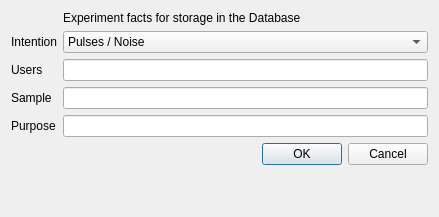
<?xml version="1.0" encoding="UTF-8"?>
<ui version="4.0">
 <class>Dialog</class>
 <widget class="QDialog" name="Dialog">
  <property name="geometry">
   <rect>
    <x>0</x>
    <y>0</y>
    <width>439</width>
    <height>217</height>
   </rect>
  </property>
  <property name="windowTitle">
   <string>Dialog</string>
  </property>
  <layout class="QFormLayout" name="formLayout">
   <item row="7" column="1">
    <widget class="QDialogButtonBox" name="buttonBox">
     <property name="orientation">
      <enum>Qt::Horizontal</enum>
     </property>
     <property name="standardButtons">
      <set>QDialogButtonBox::Cancel|QDialogButtonBox::Ok</set>
     </property>
    </widget>
   </item>
   <item row="6" column="0">
    <widget class="QLabel" name="label_4">
     <property name="text">
      <string>Purpose</string>
     </property>
    </widget>
   </item>
   <item row="1" column="0">
    <widget class="QLabel" name="label_1">
     <property name="text">
      <string>Intention</string>
     </property>
    </widget>
   </item>
   <item row="1" column="1">
    <widget class="QComboBox" name="intention_comboBox">
     <property name="toolTip">
      <string/>
     </property>
     <item>
      <property name="text">
       <string>Pulses / Noise</string>
      </property>
     </item>
     <item>
      <property name="text">
       <string>Calibration</string>
      </property>
     </item>
     <item>
      <property name="text">
       <string>Testing</string>
      </property>
     </item>
    </widget>
   </item>
   <item row="5" column="0">
    <widget class="QLabel" name="label_3">
     <property name="text">
      <string>Sample</string>
     </property>
    </widget>
   </item>
   <item row="3" column="0">
    <widget class="QLabel" name="label_2">
     <property name="text">
      <string>Users</string>
     </property>
    </widget>
   </item>
   <item row="3" column="1">
    <widget class="QLineEdit" name="users_lineEdit">
     <property name="toolTip">
      <string>List users, for entry in the database</string>
     </property>
    </widget>
   </item>
   <item row="5" column="1">
    <widget class="QLineEdit" name="sample_lineEdit">
     <property name="toolTip">
      <string>List sample if any (or leave blank), for entry in the database</string>
     </property>
    </widget>
   </item>
   <item row="6" column="1">
    <widget class="QLineEdit" name="purpose_lineEdit">
     <property name="toolTip">
      <string>List purpose if any (or leave blank), for entry in the database</string>
     </property>
    </widget>
   </item>
   <item row="0" column="1">
    <widget class="QLabel" name="label">
     <property name="text">
      <string>Experiment facts for storage in the Database</string>
     </property>
    </widget>
   </item>
  </layout>
 </widget>
 <resources/>
 <connections>
  <connection>
   <sender>buttonBox</sender>
   <signal>accepted()</signal>
   <receiver>Dialog</receiver>
   <slot>accept()</slot>
   <hints>
    <hint type="sourcelabel">
     <x>248</x>
     <y>254</y>
    </hint>
    <hint type="destinationlabel">
     <x>157</x>
     <y>274</y>
    </hint>
   </hints>
  </connection>
  <connection>
   <sender>buttonBox</sender>
   <signal>rejected()</signal>
   <receiver>Dialog</receiver>
   <slot>reject()</slot>
   <hints>
    <hint type="sourcelabel">
     <x>316</x>
     <y>260</y>
    </hint>
    <hint type="destinationlabel">
     <x>286</x>
     <y>274</y>
    </hint>
   </hints>
  </connection>
 </connections>
</ui>
